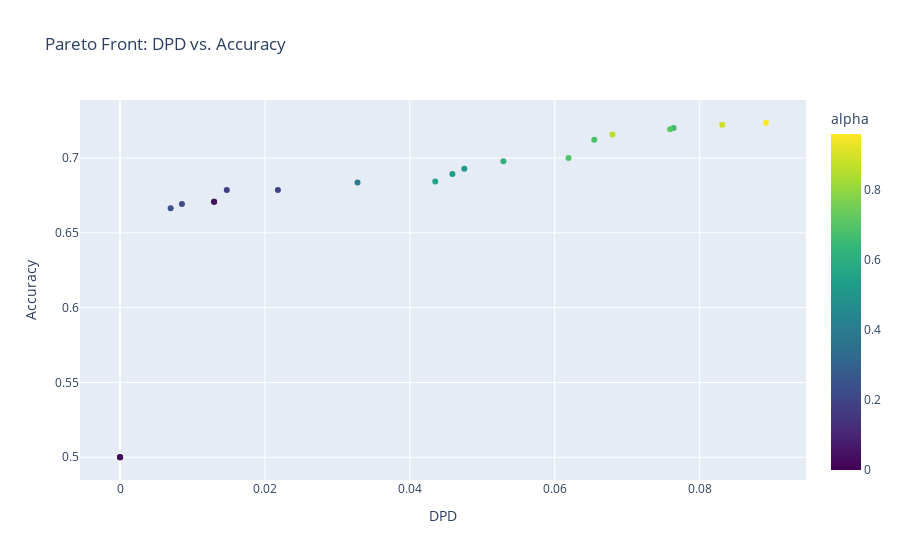

Here is the notebook cell this chart was saved with:
### Code cell
# Create interactive Plotly plot
fig = px.scatter(
    plot_df,
    x='DPD',
    y='Accuracy',
    color='alpha',
    color_continuous_scale='Viridis',
    size_max=15,
    hover_data={'alpha': True, 'DPD': True, 'Accuracy': True},
    title='Pareto Front: DPD vs. Accuracy'
)
fig.update_traces(marker=dict(line_width=0))
fig.show()

### Figure 1 — Plotly figure (JSON) as saved in the notebook; plotly's stock layout.template omitted (floating-point values rounded to 4 significant figures)
{"data": [{"customdata": [[0.0], [0.01], [0.02], [0.03], [0.04], [0.18], [0.19], [0.23], [0.24], [0.4], [0.51], [0.53], [0.55], [0.61], [0.66], [0.68], [0.69], [0.71], [0.86], [0.89], [0.96]], "hovertemplate": "DPD=%{x}<br>Accuracy=%{y}<br>alpha=%{marker.color}<extra></extra>", "legendgroup": "", "marker": {"color": [0.0, 0.01, 0.02, 0.03, 0.04, 0.18, 0.19, 0.23, 0.24, 0.4, 0.51, 0.53, 0.55, 0.61, 0.66, 0.68, 0.69, 0.71, 0.86, 0.89, 0.96], "coloraxis": "coloraxis", "line": {"width": 0}, "symbol": "circle"}, "mode": "markers", "name": "", "orientation": "v", "showlegend": false, "type": "scatter", "x": [0.0, 0.0, 0.0, 0.01298, 0.01298, 0.01473, 0.02179, 0.008545, 0.006984, 0.03277, 0.04752, 0.04588, 0.04351, 0.05291, 0.07641, 0.06546, 0.0619, 0.07593, 0.06798, 0.08312, 0.08916], "xaxis": "x", "y": [0.5, 0.5, 0.5, 0.6707, 0.6707, 0.6786, 0.6786, 0.6693, 0.6664, 0.6836, 0.6929, 0.6893, 0.6843, 0.6978, 0.72, 0.7121, 0.7, 0.7193, 0.7157, 0.7221, 0.7236], "yaxis": "y"}], "layout": {"coloraxis": {"colorbar": {"title": {"text": "alpha"}}, "colorscale": [[0, "#440154"], [0.1111, "#482878"], [0.2222, "#3e4989"], [0.3333, "#31688e"], [0.4444, "#26828e"], [0.5556, "#1f9e89"], [0.6667, "#35b779"], [0.7778, "#6ece58"], [0.8889, "#b5de2b"], [1, "#fde725"]]}, "legend": {"tracegroupgap": 0}, "title": {"text": "Pareto Front: DPD vs. Accuracy"}, "xaxis": {"anchor": "y", "domain": [0, 1], "title": {"text": "DPD"}}, "yaxis": {"anchor": "x", "domain": [0, 1], "title": {"text": "Accuracy"}}}}
